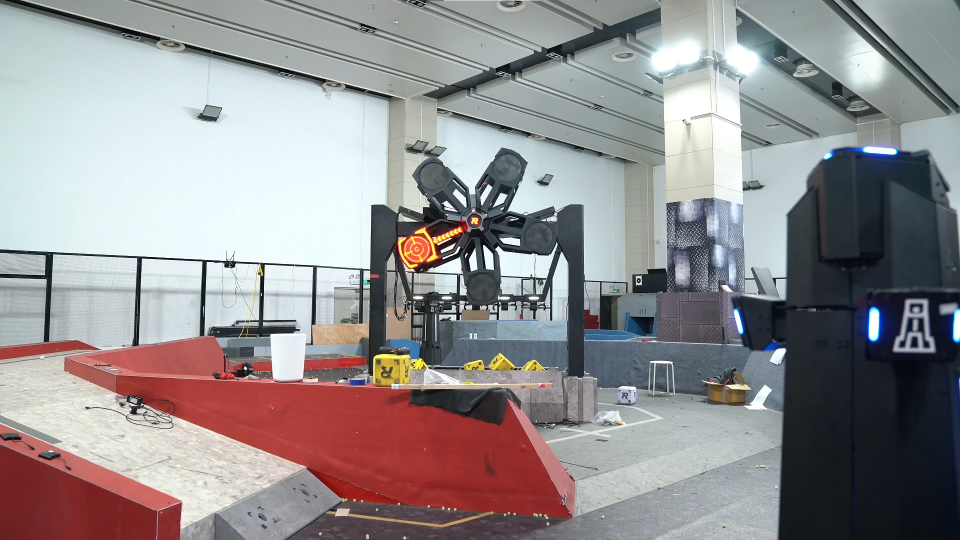
#> input picture Technical Skills/OpenCV/data/rune/rune.png, 1920 x 1080 px (shown at 1/2 size)
$ python adaptive-threshold.py
#> lines starting #> are read from the running program, lines starting #| are printed output that depends on the picture; after the words box and inside, x2 and y2 are one past the last pixel; in counts of white or black regions, pixels touching at a corner belong together
import cv2
import os

# read image
image_path = os.path.join('.', 'data', 'rune', 'rune.png')
image = cv2.imread(image_path)
#> image is the input picture: shape (1080, 1920, 3); mean B, G, R 144.3, 143.1, 147.1
print(image.shape)
#| (1080, 1920, 3)
image = image[280:650, 720:1200]
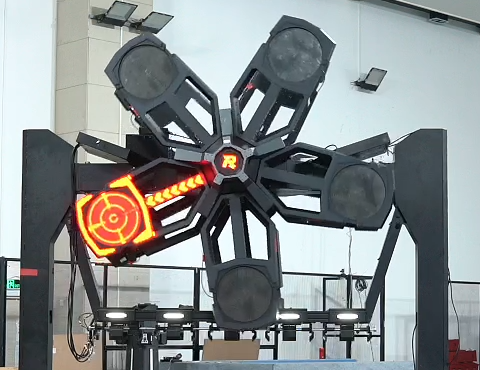
#> image: shape (370, 480, 3); mean B, G, R 142.3, 142, 136.9


img_gray = cv2.cvtColor(image, cv2.COLOR_BGR2GRAY)
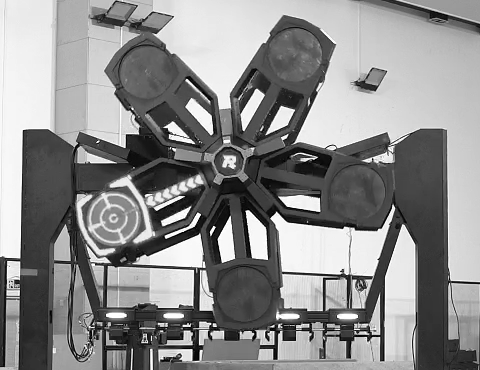
#> img_gray: shape (370, 480); min 0, max 255, mean 140.5
thresh = cv2.adaptiveThreshold(img_gray, 255, cv2.ADAPTIVE_THRESH_GAUSSIAN_C, cv2.THRESH_BINARY, 501, 0)
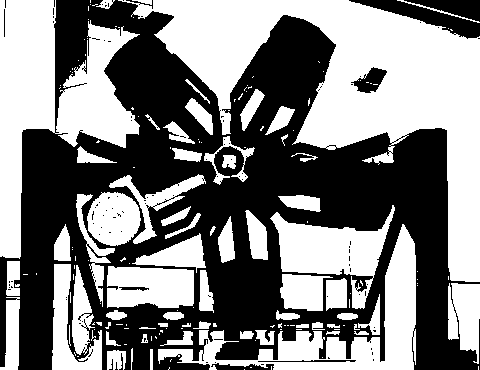
#> thresh: shape (370, 480); 50.5% white; 107 black regions (97 under 20 px), largest, box (x1, y1, x2, y2) and area: (0, 0, 480, 370) 84125, (349, 0, 480, 39) 1617, (404, 0, 480, 22) 837


cv2.imshow("rune", image)
cv2.imshow("rune-thresh-adaptive", thresh)
cv2.waitKey(0)
